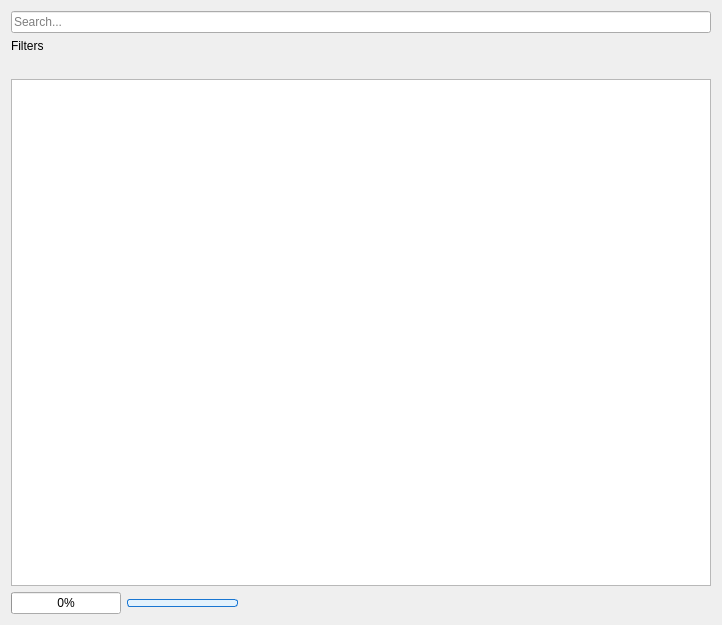
<?xml version="1.0" encoding="UTF-8"?>
<ui version="4.0">
 <class>BaseManagerWidget</class>
 <widget class="QWidget" name="BaseManagerWidget">
  <property name="geometry">
   <rect>
    <x>0</x>
    <y>0</y>
    <width>722</width>
    <height>625</height>
   </rect>
  </property>
  <property name="windowTitle">
   <string>Form</string>
  </property>
  <layout class="QGridLayout" name="gridLayout_2">
   <item row="3" column="0">
    <layout class="QGridLayout" name="gridLayout">
     <item row="0" column="0">
      <layout class="QHBoxLayout" name="horizontalLayout">
       <item>
        <widget class="QProgressBar" name="progressBar">
         <property name="maximum">
          <number>100</number>
         </property>
         <property name="value">
          <number>0</number>
         </property>
        </widget>
       </item>
       <item>
        <widget class="QProgressBar" name="loadIndicator">
         <property name="maximum">
          <number>0</number>
         </property>
         <property name="minimum">
          <number>0</number>
         </property>
         <property name="maximumSize">
          <size>
           <width>16777215</width>
           <height>6</height>
          </size>
         </property>
         <property name="styleSheet">
          <string notr="true">
QProgressBar {
    border: 1px solid #1976d2;
    border-radius: 3px;
    background: #e3f2fd;
    min-height: 6px;
    max-height: 6px;
}
QProgressBar::chunk {
    background: qlineargradient(
        x1:0, y1:0, x2:1, y2:0,
        stop:0 #42a5f5,
        stop:0.5 #1976d2,
        stop:1 #42a5f5
    );
    border-radius: 3px;
}
          </string>
         </property>
         <property name="visible">
          <bool>true</bool>
         </property>
        </widget>
       </item>
       <item>
        <widget class="QLabel" name="statusLabel">
         <property name="text">
          <string/>
         </property>
        </widget>
       </item>
       <item>
        <spacer name="horizontalSpacer">
         <property name="orientation">
          <enum>Qt::Horizontal</enum>
         </property>
         <property name="sizeHint" stdset="0">
          <size>
           <width>40</width>
           <height>20</height>
          </size>
         </property>
        </spacer>
       </item>
      </layout>
     </item>
     <item row="0" column="1">
      <layout class="QHBoxLayout" name="buttonsHorizontalLayout">
       <item>
        <spacer name="horizontalSpacer_2">
         <property name="orientation">
          <enum>Qt::Horizontal</enum>
         </property>
         <property name="sizeHint" stdset="0">
          <size>
           <width>40</width>
           <height>20</height>
          </size>
         </property>
        </spacer>
       </item>
      </layout>
     </item>
    </layout>
   </item>
   <item row="2" column="0">
    <widget class="QTableView" name="tableView">
     <property name="sizePolicy">
      <sizepolicy hsizetype="MinimumExpanding" vsizetype="MinimumExpanding">
       <horstretch>0</horstretch>
       <verstretch>0</verstretch>
      </sizepolicy>
     </property>
     <property name="editTriggers">
      <set>QAbstractItemView::NoEditTriggers</set>
     </property>
     <property name="selectionBehavior">
      <enum>QAbstractItemView::SelectRows</enum>
     </property>
     <property name="gridStyle">
      <enum>Qt::NoPen</enum>
     </property>
     <property name="sortingEnabled">
      <bool>true</bool>
     </property>
     <attribute name="horizontalHeaderStretchLastSection">
      <bool>true</bool>
     </attribute>
     <attribute name="verticalHeaderVisible">
      <bool>false</bool>
     </attribute>
    </widget>
   </item>
   <item row="0" column="0">
    <widget class="QLineEdit" name="searchLineEdit">
     <property name="minimumSize">
      <size>
       <width>400</width>
       <height>0</height>
      </size>
     </property>
     <property name="placeholderText">
      <string>Search...</string>
     </property>
    </widget>
   </item>
   <item row="1" column="0">
    <layout class="QVBoxLayout" name="filtersVerticalLayout">
     <item>
      <widget class="QLabel" name="filterLabel">
       <property name="text">
        <string>Filters</string>
       </property>
      </widget>
     </item>
     <item>
      <layout class="QHBoxLayout" name="filtersHorizontalLayout">
       <item>
        <layout class="QHBoxLayout" name="filtersContainerHorizontalLayout"/>
       </item>
       <item>
        <spacer name="horizontalSpacer_3">
         <property name="orientation">
          <enum>Qt::Horizontal</enum>
         </property>
         <property name="sizeHint" stdset="0">
          <size>
           <width>40</width>
           <height>20</height>
          </size>
         </property>
        </spacer>
       </item>
      </layout>
     </item>
    </layout>
   </item>
  </layout>
 </widget>
 <resources/>
 <connections/>
</ui>
